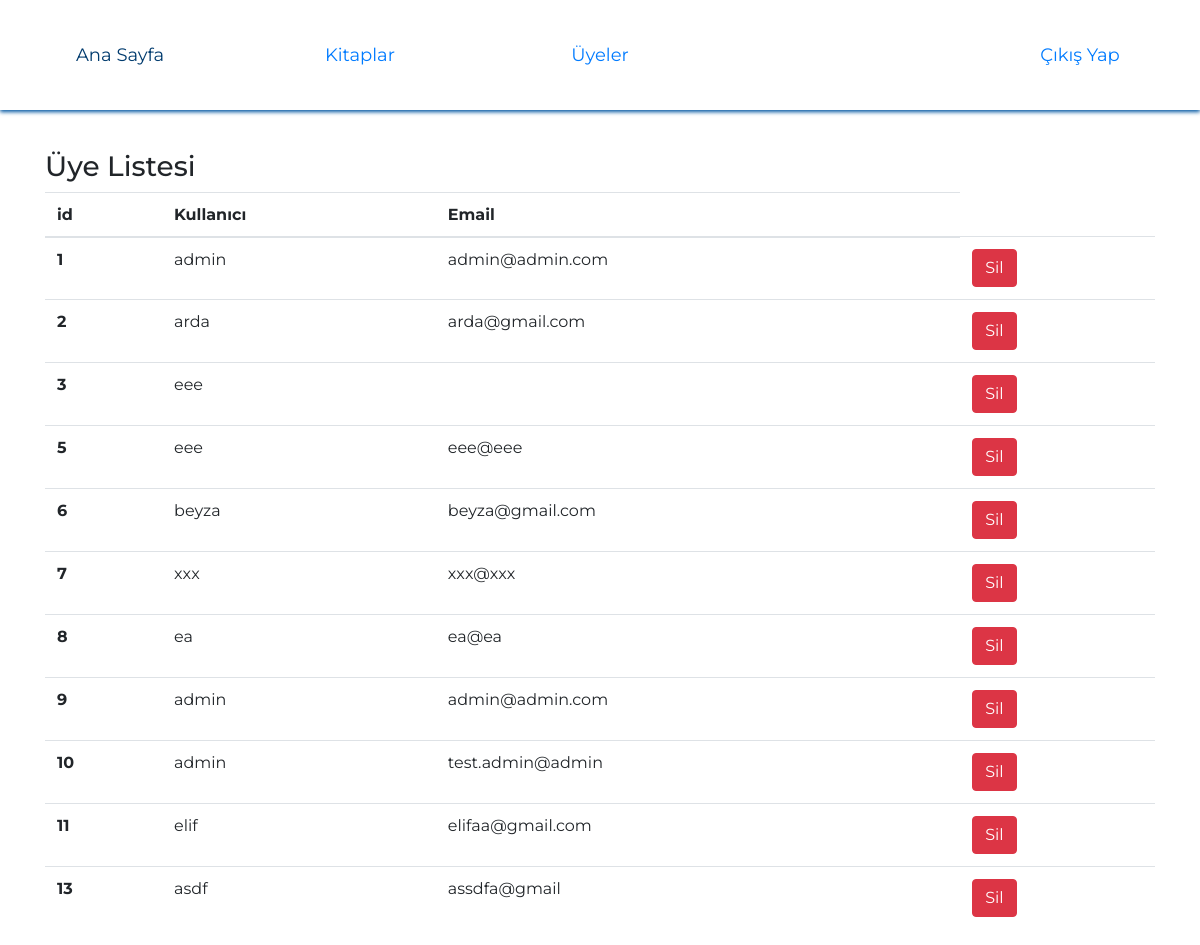
The app's page /admin_users, older data.
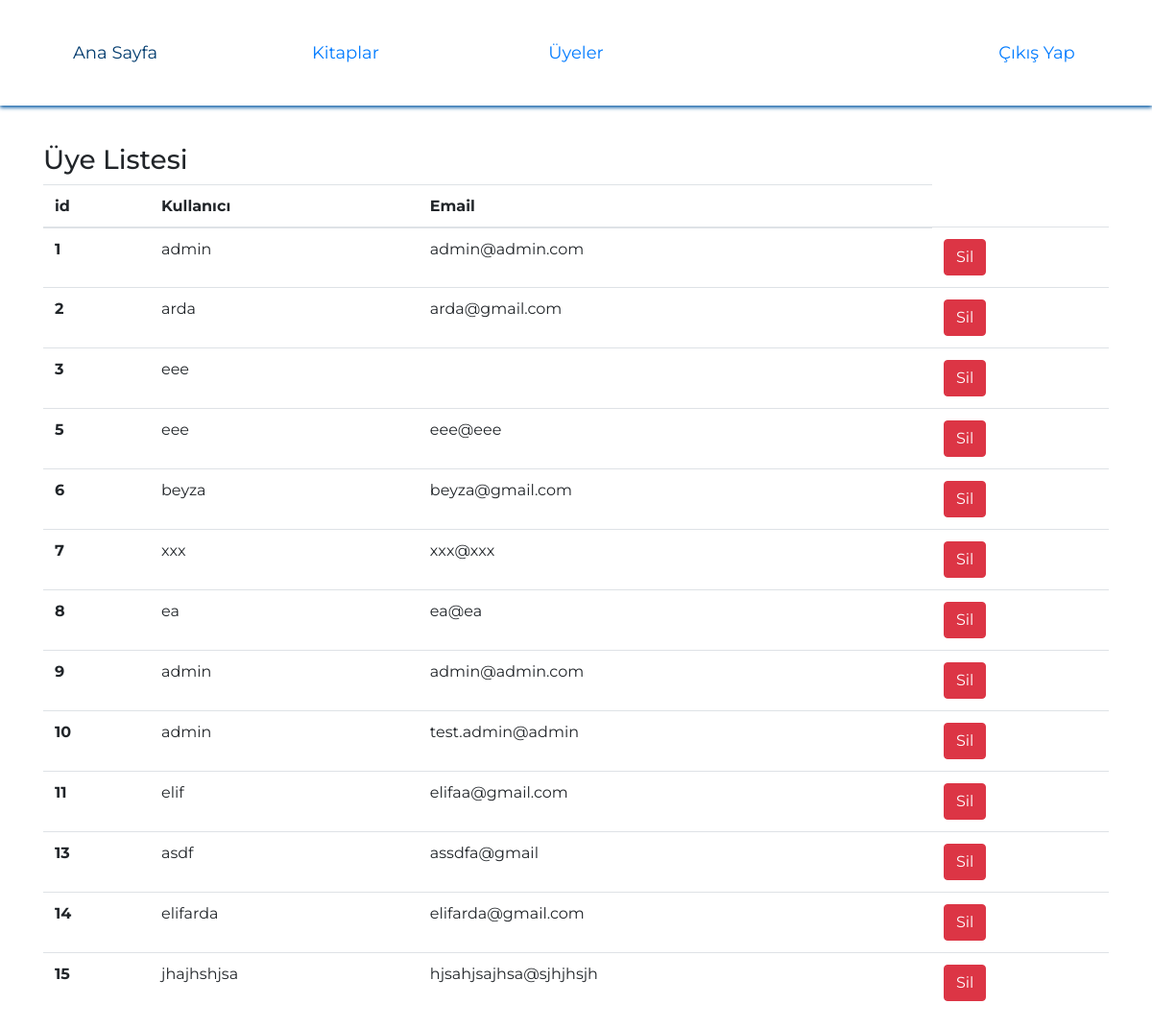
The same page, newer data.
### Models/user.py (models this page shows)
class User(UserMixin,db.Model):
    id = db.Column(db.Integer, primary_key=True)
    username = db.Column(db.String(120))
    email = db.Column(db.String(120))
    password = db.Column(db.String(80))

### app.py (the view)
@app.route("/admin_users")
def admin_users():
    users = User.query.all()
    return render_template("admin_users.html", users=users)

### templates/admin_users.html (shortened to what this page needs)
<html>
<head>
    <link rel="stylesheet" href="https://maxcdn.bootstrapcdn.com/bootstrap/4.0.0/css/bootstrap.min.css">
    <link rel="stylesheet" type="text/css" href="../static/css/home.css" />
</head>
<body>
    <div>
        <section class='header'>
            <header>
                <ul class='menu'>
                    <li>
                        <a href='/admin'>Ana Sayfa</a>
                    </li>
                    <li>
                        <a href='/admin_book'>Kitaplar</a>
                    </li>
                    <li>
                        <a href='/admin_users'>Üyeler</a>
                    </li>
                    <li>
                        <a href='#'></a>
                    </li>
                    <li class="logout">
                        <a href='/logout'>Çıkış Yap</a>
                    </li>
                </ul>
            </header>
        </section>
        <div style="margin-top: 150px;" class="container">
            <table class="table">
                <h3>Üye Listesi</h3>
                <thead>
                    <tr>
                        <th scope="col">id</th>
                        <th scope="col">Kullanıcı</th>
                        <th scope="col">Email</th>
                    </tr>
                </thead>
                <tbody>
                    {%for user in users %}
                    <tr>
                        <th scope="row">{{user.id}}</th>
                        <td>{{user.username}}</td>
                        <td>{{user.email}}</td>
                        <td><a href="/user_delete/{{user.id}}" class="btn btn-danger">Sil</a>
                    </tr>
                    {% endfor %}
                </tbody>
            </table>
        </div>
    </div>
</body>
</html>

Row changes from the older to the newer data that the page shows:
added User: id "14", username "elifarda", email "elifarda@gmail.com"
added User: id "15", username "jhajhshjsa", email "hjsahjsajhsa@sjhjhsjh"
